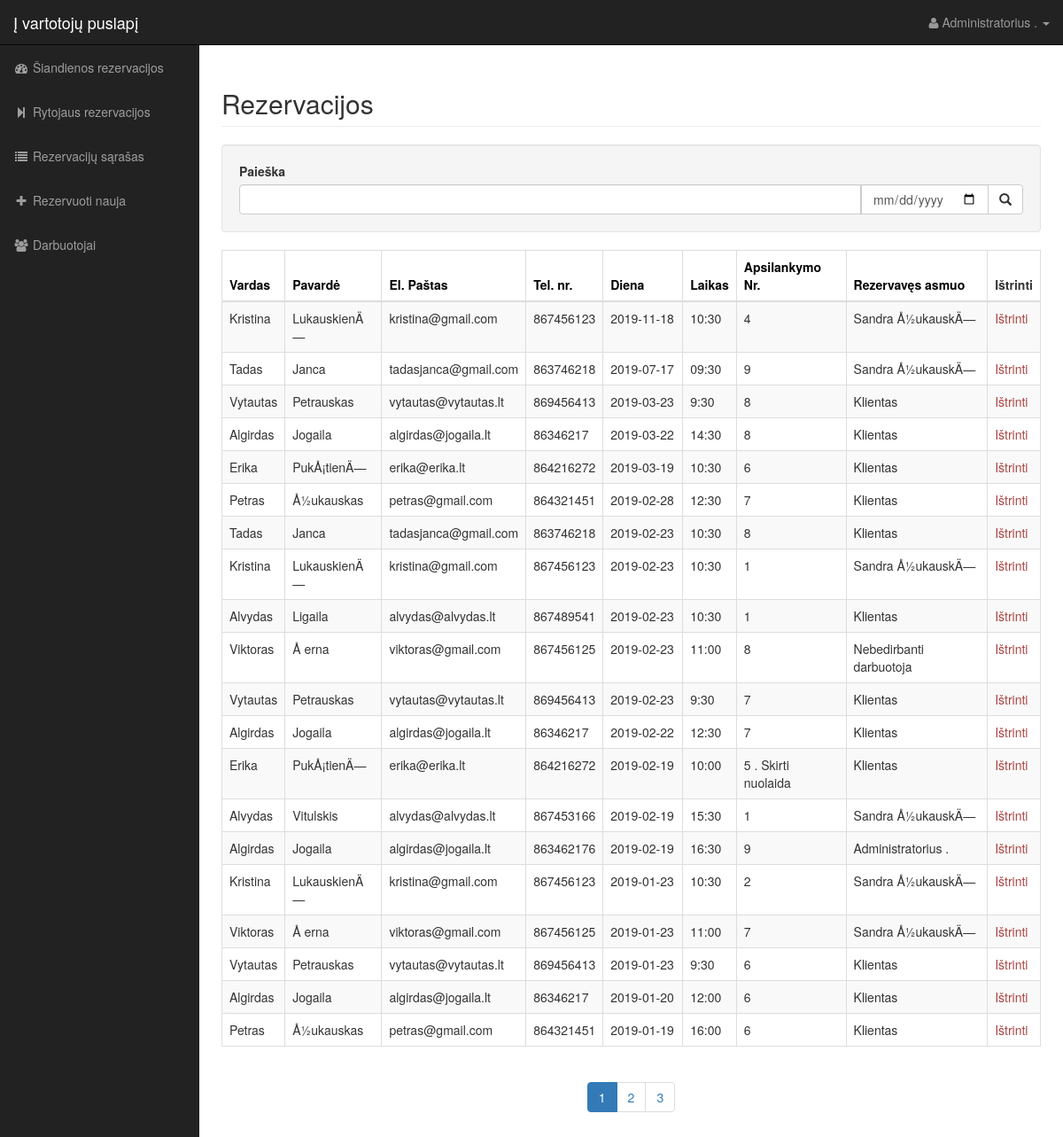
/admin/index.php (signed in), run on the app's committed database.
### tables this page shows
CREATE TABLE `rezervacijos` (
  `id` int(11) NOT NULL,
  `vardas` varchar(255) NOT NULL,
  `pavarde` varchar(255) NOT NULL,
  `email` varchar(255) NOT NULL,
  `phone` varchar(255) NOT NULL,
  `rezervacijos_diena` date NOT NULL,
  `rezervacijos_laikas` varchar(255) NOT NULL,
  `iraso_data` datetime NOT NULL,
  `apsilankymas` int(4) NOT NULL,
  `kurejo_id` int(11) NOT NULL
);

CREATE TABLE `users` (
  `id` int(11) NOT NULL,
  `username` varchar(255) NOT NULL,
  `password` varchar(255) NOT NULL,
  `firstName` varchar(255) NOT NULL,
  `lastName` varchar(255) NOT NULL,
  `pareigos` varchar(255) NOT NULL
);

### admin/includes/classes/session.php (called while the page is built, shortened)
<?php
class Session {
  public $pareigos;
  public function ifAdmin(){
    if($this->pareigos == "admin"){
      return true;
    }else {
      return false;
    }
  }
  private function chech_the_login(){
    if(isset($_SESSION['id'])){
      $this->firstName = $_SESSION['firstName'];
      $this->lastName = $_SESSION['lastName'];
      $this->pareigos = $_SESSION['pareigos'];
    } else {
      unset($this->id);
      $this->signed_in = false;
    }
  }
}
$session = new Session();
 ?>

### admin/includes/classes/rezervacija.php (called while the page is built, shortened)
<?php
class Rezervacija extends Db_object{
    protected static $db_table = "rezervacijos";
    public static function findBySearch($search){
        $sql = "SELECT * FROM " . static::$db_table . "
                WHERE vardas LIKE '%$search%'
                OR pavarde LIKE '%$search%'
                OR email LIKE '%$search%'
                OR phone LIKE '%$search%'";
        return static::find_by_query($sql);
    }
    public static function findBySearchLimited($search, $page_number, $limit, $column, $sort_order){
        $sql = "SELECT * FROM " . static::$db_table . "
                WHERE vardas LIKE '%$search%'
                OR pavarde LIKE '%$search%'
                OR email LIKE '%$search%'
                OR phone LIKE '%$search%'
                OR rezervacijos_diena = '$search'
                ORDER BY {$column} {$sort_order},
                rezervacijos_diena DESC,
                rezervacijos_LAIKAS ASC
                LIMIT {$page_number}, {$limit}";
        return static::find_by_query($sql);
    }
    public static function arDuotiNuolaidą($apsilankymas){
        if($apsilankymas % 5 == 0){
            return ". Skirti nuolaida";
        }
    }
}
?>

### admin/includes/classes/database.php (called while the page is built, shortened)
<?php
class Database {
  public $connection;
  public function open_db_connection(){
    $this->connection = new mysqli(DB_HOST, DB_USER, DB_PASS, DB_NAME);
  }
  public function query($sql){
    $result = $this->connection->query($sql);
    return $result;
  }
}
$database = new Database();
 ?>

### admin/includes/classes/db_object.php (called while the page is built, shortened)
<?php
class Db_object{
  public static function find_by_query($sql){
    global $database;
    $result_set = $database->query($sql);
    $the_object_array = array();
    while($row = mysqli_fetch_array($result_set)){
      $the_object_array[] = static::instantiation($row);
    }
    return $the_object_array;
  }
  public static function instantiation($the_record){
    $the_object = new $calling_class;
    foreach ($the_record as $the_attribute => $value) {
      if($the_object->has_the_attribute($the_attribute)){
        $the_object->$the_attribute = $value;
      }
    }
    return $the_object;
  }
  private function has_the_attribute($the_attribute){
    $object_properties = get_object_vars($this);
    return array_key_exists($the_attribute, $object_properties);
  }
}
 ?>

### admin/includes/classes/user.php (called while the page is built, shortened)
<?php
class User extends Db_object{
  protected static $db_table = "users";
  public static function kasRezervavo($id){
    if($id == 0 || $id == ""){
      return "Klientas";
    } else{
      $sql = "SELECT * FROM " . static::$db_table . "
              WHERE id = $id
              LIMIT 1";
      $rezervuotojas = static::find_by_query($sql);
      if(!$rezervuotojas)  {
        return "Nebedirbanti darbuotoja";
      } else{
        return $rezervuotojas[0]->firstName . " " . $rezervuotojas[0]->lastName;
      }
    }
  }
}
?>

### admin/includes/rezervacijos.php (the view, shortened to what this page needs)
<div class="row">
    <div class="col-lg-12">
        <h2 class="page-header">
            Rezervacijos
        </h2>
    <?php if(!isset($_GET['siandien'])){ ?>
        <div class="well">
            <form action="" method="GET">
                <div class="input-group">
                    <label for="search">Paieška</label>
                </div>
                <div class="input-group">
                    <input name="search" type="text" class="form-control" <?php postValue('search')?>>
                    <span class="input-group-btn">
                        <input class="form-control" type="date" name="data" <?php postValue('data')?>>
                    </span>
                    <span class="input-group-btn">
                        <button name="search_submit" class="btn btn-default" type="submit">
                            <span class="glyphicon glyphicon-search"></span>
                    </button>
                    </span>
                </div>
            </form>
        </div>
    <?php }?>
        <div class="table-responsive">
            <table class="table table-striped table-bordered table-hover">
                <thead>
                <tr>
                    <th><a class="customLink" href="<?php echo addOrUpdateUrlParam() ?>&column=vardas&order=<?php echo $asc_or_desc; ?>">Vardas</a></th>
                    <th><a class="customLink" href="<?php echo addOrUpdateUrlParam() ?>&column=pavarde&order=<?php echo $asc_or_desc; ?>">Pavardė</a></th>
                    <th><a class="customLink" href="<?php echo addOrUpdateUrlParam() ?>&column=email&order=<?php echo $asc_or_desc; ?>">El. Paštas</a></th>
                    <th><a class="customLink" href="<?php echo addOrUpdateUrlParam() ?>&column=phone&order=<?php echo $asc_or_desc; ?>">Tel. nr.</a></th>
                    <th><a class="customLink" href="<?php echo addOrUpdateUrlParam() ?>&column=rezervacijos_diena&order=<?php echo $asc_or_desc; ?>">Diena</a></th>
                    <th><a class="customLink" href="<?php echo addOrUpdateUrlParam() ?>&column=rezervacijos_laikas&order=<?php echo $asc_or_desc; ?>">Laikas</a></th>
                    <th><a class="customLink" href="<?php echo addOrUpdateUrlParam() ?>&column=apsilankymas&order=<?php echo $asc_or_desc; ?>">Apsilankymo Nr.</a></th>
                    <th><a class="customLink" href="<?php echo addOrUpdateUrlParam() ?>&column=kurejo_id&order=<?php echo $asc_or_desc; ?>">Rezervavęs asmuo</a></th>
                    <th>Ištrinti</th>
                </tr>
                </thead>
                <tbody>
            <?php
            $limit = 20;
            if(isset($_GET['search_submit']) && $_GET['data'] != ""){
                $search = $_GET['data'];
            }elseif(isset($_GET['search_submit'])){
                $search = $_GET['search'];
            }else{
                $search = "";
            }
            $rezervacijos = Rezervacija::findBySearch($search);
            $page_number = pageNr($rezervacijos, $limit);
            $query_count = queryCount($rezervacijos, $limit);
            $rezervacijos = Rezervacija::findBySearchLimited($search, $page_number, $limit, $column, $sort_order);
            foreach ($rezervacijos as $irasas) {
                $rezervavo = User::kasRezervavo($irasas->kurejo_id);
                echo "<tr>";
                echo "<td>{$irasas->vardas}</td>";
                echo "<td>{$irasas->pavarde}</td>";
                echo "<td>{$irasas->email}</td>";
                echo "<td>{$irasas->phone}</td>";
                echo "<td style='min-width:90px'>{$irasas->rezervacijos_diena}</td>";
                echo "<td>{$irasas->rezervacijos_laikas}</td>";
                echo "<td>{$irasas->apsilankymas} " . Rezervacija::arDuotiNuolaidą($irasas->apsilankymas) . "</td>";
                echo "<td>$rezervavo</td>";
                echo "<td>";
                if($session->ifAdmin() || $_SESSION['id'] == $irasas->kurejo_id){
                    echo "<a onClick=\"javascript: return confirm('Ar tikrai norite ištrinti?'); \" class='text-danger' href='includes/delete_rezervacija.php?id=" . $irasas->id ."'>Ištrinti<a>";
                }
                echo "</td>";
                echo "</tr>";
            }
        ?>
                </tbody>
            </table>
         </div>
    </div>
    <div class="col-md-12 text-center">
        <ul class="pagination">
        <?php
            if($query_count>5){
                for($i = 1 ; $i <= $query_count ; $i++){
                    echo "<li class='";
                    ifActive();
                    echo "'><a href='?";
                    ifSearch();
                    echo "page=$i'>$i</a></li>";
                }
            } else {
                for($i = 1 ; $i <= $query_count ; $i++){
                    echo "<li class='";
                    ifActive();
                    echo "'><a href='";
                    echo addOrUpdateUrlParam();
                    echo "&page=$i'>$i</a></li>";
                }
            }
        ?>
        </ul>
    </div>
</div>

### admin/includes/header.php (shortened to what this page needs)
<!DOCTYPE html>
<html lang="en">
<head>
    <link href="css/bootstrap.min.css" rel="stylesheet">
    <link href="css/sb-admin.css" rel="stylesheet">
    <link href="font-awesome/css/font-awesome.min.css" rel="stylesheet" type="text/css">
     <link href="css/styles.css" rel="stylesheet" type="text/css">
</head>
<body>
    <div id="wrapper">

### admin/index.php (shortened to what this page needs)
<?php include("includes/header.php"); ?>
        <nav class="navbar navbar-inverse navbar-fixed-top" role="navigation">
          <?php include("includes/top_nav.php") ?>
<?php include("includes/side_nav.php") ?>
        </nav>
<div id="page-wrapper">
  <div class="container-fluid">
  <?php
  if(isset($_GET['url'])){
    switch ($_GET['url']) {
      case 'rezervacija':
        include("includes/rezervacijos.php");
        break;
      case 'darbuotojai':
        include("includes/darbuotojai.php");
        break;
      case 'prideti_darbuotoja':
        include("includes/prideti_darbuotoja.php");
        break;
      case 'create_rezervacija':
      include("includes/create_rezervacija.php");
      break;
      case 'redaguoti_darbuotoja':
        if($_GET['id'] == $session->id){
          include("includes/redaguoti_darbuotoja.php");
        } elseif($session->ifAdmin()){
          include("includes/redaguoti_darbuotoja.php");
        } else{
          include("includes/darbuotojai.php");
      }
        break;
      default:
      include("includes/rezervacijos.php") ;
        break;
    }
  } else {
    include("includes/rezervacijos.php") ;
  }
    ?>
  </div>
</div>
  <?php include("includes/footer.php"); ?>

### admin/includes/top_nav.php (shortened to what this page needs)
<div class="navbar-header">
    <a class="navbar-brand" href="../index.php">Į vartotojų puslapį</a>
</div>
<ul class="nav navbar-right top-nav">
    <li class="dropdown">
        <a href="#" class="dropdown-toggle" data-toggle="dropdown"><i class="fa fa-user"></i> <?php echo $session->firstName . " " . $session->lastName ?> <b class="caret"></b></a>
    </li>
</ul>

### admin/includes/side_nav.php
<div class="collapse navbar-collapse navbar-ex1-collapse">
    <ul class="nav navbar-nav side-nav">
        <li>
            <a href="index.php?siandien=&data=<?php echo date('Y-m-d') ?>&search_submit="><i class="fa fa-fw fa-dashboard"></i> Šiandienos rezervacijos</a>
        </li>
        <li>
            <a href="index.php?siandien=&data=<?php echo date('Y-m-d',time()+60*60*24) ?>&search_submit="><i class="fa fa-fw fa-step-forward"></i> Rytojaus rezervacijos</a>
        </li>
		 <li>
            <a href="index.php?url=rezervacija"><i class="fa fa-fw fa-list"></i> Rezervacijų sąrašas</a>
        </li>
        <li>
            <a href="create_rezervacija.php"><i class="fa fa-fw fa-plus"></i> Rezervuoti nauja</a>
        </li>
        <li>
            <a href="index.php?url=darbuotojai"><i class="fa fa-fw fa-users"></i> Darbuotojai</a>
        </li>
    </ul>
</div>

### admin/includes/functions.php (shortened to what this page needs)
<?php
function postValue($value){
    if(isset($_POST[$value])){
        echo "value='" . $_POST[$value] . "'";
    }
    if(isset($_GET[$value])){
      echo "value='" . $_GET[$value] . "'";
  }
}
function queryCount($array,$limit){
  $count = count($array);
  $count = ceil($count / $limit);
  return $count;
}
function pageNr($array, $limit){
  if(isset($_GET['page'])){
    $page =  $_GET['page'];
  } else {
    $page = "";
  }
  if($page =="" || $page ==1){
    $page_1 = 0;
  } else {
    $page_1 = ($page * $limit) - $limit;
  }
return $page_1;
}
function ifActive(){
  global $i;
  if(isset($_GET['page'])){
    $number = $_GET['page'];
  } else {
    $number = 1;
  }
  if($number == $i){
    echo "active";
  } elseif(!isset($_GET['page']) && $number == $i) {
    echo "active";
  }
}
function addOrUpdateUrlParam(){
    $params = $_GET;
    return basename($_SERVER['PHP_SELF']).'?'.http_build_query($params);
}
$columns = array('rezervacijos_diena','pavarde','email','phone','vardas','rezervacijos_laikas','apsilankymas','kurejo_id');
$column = isset($_GET['column']) && in_array($_GET['column'], $columns) ? $_GET['column'] : $columns[0];
$sort_order = isset($_GET['order']) && strtolower($_GET['order']) == 'asc' ? 'ASC' : 'DESC';
$asc_or_desc = $sort_order == 'ASC' ? 'desc' : 'asc';
 ?>

### admin/includes/footer.php (shortened to what this page needs)
  </div>
</body>
</html>

### admin/css/sb-admin.css (style rules this page uses)
body { margin-top: 100px; background-color: #222; }
@media (min-width:768px) { body { margin-top: 50px; } }
#wrapper { padding-left: 0; }
#page-wrapper { width: 100%; padding: 0; background-color: #fff; }
@media (min-width:768px) { #wrapper { padding-left: 225px; } }
@media (min-width:768px) { #page-wrapper { padding: 10px; } }
.top-nav { padding: 0 15px; }
.top-nav>li { display: inline-block; float: left; }
.top-nav>li>a { padding-top: 15px; padding-bottom: 15px; line-height: 20px; color: #999; }
@media (min-width:768px) { .side-nav { position: fixed; top: 51px; left: 225px; width: 225px; margin-left: -225px; border: none; border-radius: 0; overflow-y: auto; background-color: #222; } }
@media (min-width:768px) { .side-nav>li>a { width: 225px; } }

### admin/css/styles.css (style rules this page uses)
.customLink, .customLink:hover { color: black; text-decoration: none; }

### data on the page
rezervacijos: vardas "Kristina", pavarde "LukauskienÄ—", email "kristina@gmail.com", phone "867456123", rezervacijos_diena "2019-11-18", rezervacijos_laikas "10:30", apsilankymas "4", kurejo.lastName "Sandra Å½ukauskÄ—"
rezervacijos: vardas "Tadas", pavarde "Janca", email "tadasjanca@gmail.com", phone "863746218", rezervacijos_diena "2019-07-17", rezervacijos_laikas "09:30", apsilankymas "9", rezervavo "Sandra Å½ukauskÄ—"
rezervacijos: vardas "Vytautas", pavarde "Petrauskas", email "vytautas@vytautas.lt", phone "869456413", rezervacijos_diena "2019-03-23", rezervacijos_laikas "9:30", apsilankymas "8", kurejo "Klientas"
rezervacijos: vardas "Algirdas", pavarde "Jogaila", email "algirdas@jogaila.lt", phone "86346217", rezervacijos_diena "2019-03-22", rezervacijos_laikas "14:30", apsilankymas "8", kurejo "Klientas"
rezervacijos: vardas "Erika", pavarde "PukÅ¡tienÄ—", email "erika@erika.lt", phone "864216272", rezervacijos_diena "2019-03-19", rezervacijos_laikas "10:30", apsilankymas "6", kurejo "Klientas"
rezervacijos: vardas "Petras", pavarde "Å½ukauskas", email "petras@gmail.com", phone "864321451", rezervacijos_diena "2019-02-28", rezervacijos_laikas "12:30", apsilankymas "7", kurejo "Klientas"
rezervacijos: vardas "Tadas", pavarde "Janca", email "tadasjanca@gmail.com", phone "863746218", rezervacijos_diena "2019-02-23", rezervacijos_laikas "10:30", apsilankymas "8", kurejo "Klientas"
rezervacijos: vardas "Kristina", pavarde "LukauskienÄ—", email "kristina@gmail.com", phone "867456123", rezervacijos_diena "2019-02-23", rezervacijos_laikas "10:30", apsilankymas "1", rezervavo "Sandra Å½ukauskÄ—"
rezervacijos: vardas "Alvydas", pavarde "Ligaila", email "alvydas@alvydas.lt", phone "867489541", rezervacijos_diena "2019-02-23", rezervacijos_laikas "10:30", apsilankymas "1", kurejo "Klientas"
rezervacijos: vardas "Viktoras", pavarde "Å erna", email "viktoras@gmail.com", phone "867456125", rezervacijos_diena "2019-02-23", rezervacijos_laikas "11:00", apsilankymas "8", rezervavo "Nebedirbanti darbuotoja"
rezervacijos: vardas "Vytautas", pavarde "Petrauskas", email "vytautas@vytautas.lt", phone "869456413", rezervacijos_diena "2019-02-23", rezervacijos_laikas "9:30", apsilankymas "7", kurejo "Klientas"
rezervacijos: vardas "Algirdas", pavarde "Jogaila", email "algirdas@jogaila.lt", phone "86346217", rezervacijos_diena "2019-02-22", rezervacijos_laikas "12:30", apsilankymas "7", kurejo "Klientas"
rezervacijos: vardas "Erika", pavarde "PukÅ¡tienÄ—", email "erika@erika.lt", phone "864216272", rezervacijos_diena "2019-02-19", rezervacijos_laikas "10:00", apsilankymas "5", apsilankymas ". Skirti nuolaida", kurejo "Klientas"
rezervacijos: vardas "Alvydas", pavarde "Vitulskis", email "alvydas@alvydas.lt", phone "867453166", rezervacijos_diena "2019-02-19", rezervacijos_laikas "15:30", apsilankymas "1", rezervavo "Sandra Å½ukauskÄ—"
rezervacijos: vardas "Algirdas", pavarde "Jogaila", email "algirdas@jogaila.lt", phone "863462176", rezervacijos_diena "2019-02-19", rezervacijos_laikas "16:30", apsilankymas "9", kurejo.lastName "Administratorius ."
rezervacijos: vardas "Kristina", pavarde "LukauskienÄ—", email "kristina@gmail.com", phone "867456123", rezervacijos_diena "2019-01-23", rezervacijos_laikas "10:30", apsilankymas "2", rezervavo "Sandra Å½ukauskÄ—"
rezervacijos: vardas "Viktoras", pavarde "Å erna", email "viktoras@gmail.com", phone "867456125", rezervacijos_diena "2019-01-23", rezervacijos_laikas "11:00", apsilankymas "7", rezervavo "Sandra Å½ukauskÄ—"
rezervacijos: vardas "Vytautas", pavarde "Petrauskas", email "vytautas@vytautas.lt", phone "869456413", rezervacijos_diena "2019-01-23", rezervacijos_laikas "9:30", apsilankymas "6", kurejo "Klientas"
rezervacijos: vardas "Algirdas", pavarde "Jogaila", email "algirdas@jogaila.lt", phone "86346217", rezervacijos_diena "2019-01-20", rezervacijos_laikas "12:00", apsilankymas "6", kurejo "Klientas"
rezervacijos: vardas "Petras", pavarde "Å½ukauskas", email "petras@gmail.com", phone "864321451", rezervacijos_diena "2019-01-19", rezervacijos_laikas "16:00", apsilankymas "6", kurejo "Klientas"

### other printed values
$session->firstName "Administratorius"
$session->lastName "."
